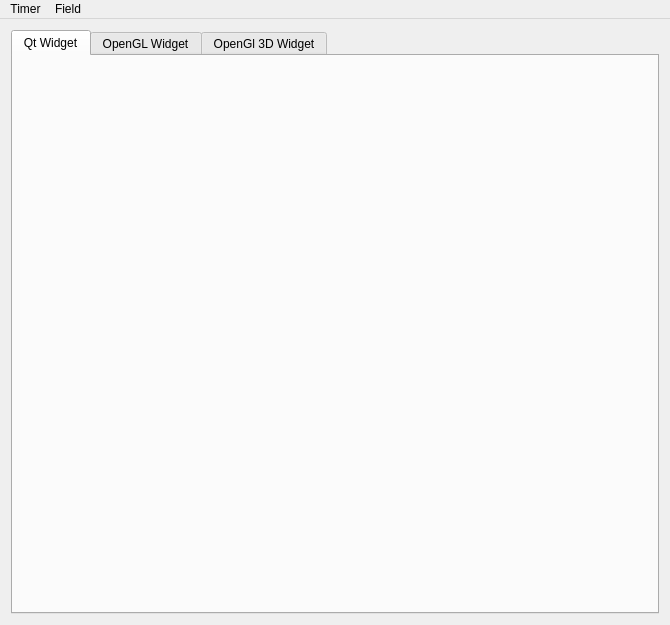
<?xml version="1.0" encoding="UTF-8"?>
<ui version="4.0">
 <class>MainWindow</class>
 <widget class="QMainWindow" name="MainWindow">
  <property name="geometry">
   <rect>
    <x>0</x>
    <y>0</y>
    <width>670</width>
    <height>625</height>
   </rect>
  </property>
  <property name="windowTitle">
   <string>Life game</string>
  </property>
  <widget class="QWidget" name="centralWidget">
   <property name="sizePolicy">
    <sizepolicy hsizetype="Maximum" vsizetype="Maximum">
     <horstretch>0</horstretch>
     <verstretch>0</verstretch>
    </sizepolicy>
   </property>
   <property name="sizeIncrement">
    <size>
     <width>1</width>
     <height>1</height>
    </size>
   </property>
   <layout class="QGridLayout" name="gridLayout">
    <property name="sizeConstraint">
     <enum>QLayout::SetMaximumSize</enum>
    </property>
    <item row="0" column="0">
     <widget class="QTabWidget" name="tabWidget">
      <property name="sizePolicy">
       <sizepolicy hsizetype="MinimumExpanding" vsizetype="MinimumExpanding">
        <horstretch>1</horstretch>
        <verstretch>1</verstretch>
       </sizepolicy>
      </property>
      <property name="minimumSize">
       <size>
        <width>500</width>
        <height>500</height>
       </size>
      </property>
      <property name="sizeIncrement">
       <size>
        <width>1</width>
        <height>1</height>
       </size>
      </property>
      <property name="baseSize">
       <size>
        <width>1</width>
        <height>1</height>
       </size>
      </property>
      <property name="layoutDirection">
       <enum>Qt::LeftToRight</enum>
      </property>
      <property name="currentIndex">
       <number>0</number>
      </property>
      <widget class="QWidget" name="tab_1">
       <attribute name="title">
        <string>Qt Widget</string>
       </attribute>
      </widget>
      <widget class="QWidget" name="tab_2">
       <attribute name="title">
        <string>OpenGL Widget</string>
       </attribute>
      </widget>
      <widget class="QWidget" name="tab_3">
       <attribute name="title">
        <string>OpenGl 3D Widget</string>
       </attribute>
      </widget>
     </widget>
    </item>
   </layout>
  </widget>
  <widget class="QMenuBar" name="menuBar">
   <property name="geometry">
    <rect>
     <x>0</x>
     <y>0</y>
     <width>670</width>
     <height>19</height>
    </rect>
   </property>
   <widget class="QMenu" name="menuTimer">
    <property name="title">
     <string>Timer</string>
    </property>
    <addaction name="actionStart"/>
    <addaction name="actionStop"/>
   </widget>
   <widget class="QMenu" name="menuField">
    <property name="title">
     <string>Field</string>
    </property>
    <addaction name="actionRandomize"/>
    <addaction name="actionSave"/>
    <addaction name="actionLoad"/>
   </widget>
   <addaction name="menuTimer"/>
   <addaction name="menuField"/>
  </widget>
  <action name="actionStart">
   <property name="text">
    <string>Start</string>
   </property>
  </action>
  <action name="actionStop">
   <property name="text">
    <string>Stop</string>
   </property>
  </action>
  <action name="actionRandomize">
   <property name="text">
    <string>Randomize</string>
   </property>
  </action>
  <action name="actionSave">
   <property name="text">
    <string>Save</string>
   </property>
  </action>
  <action name="actionLoad">
   <property name="text">
    <string>Load</string>
   </property>
  </action>
 </widget>
 <layoutdefault spacing="6" margin="11"/>
 <resources/>
 <connections/>
</ui>
